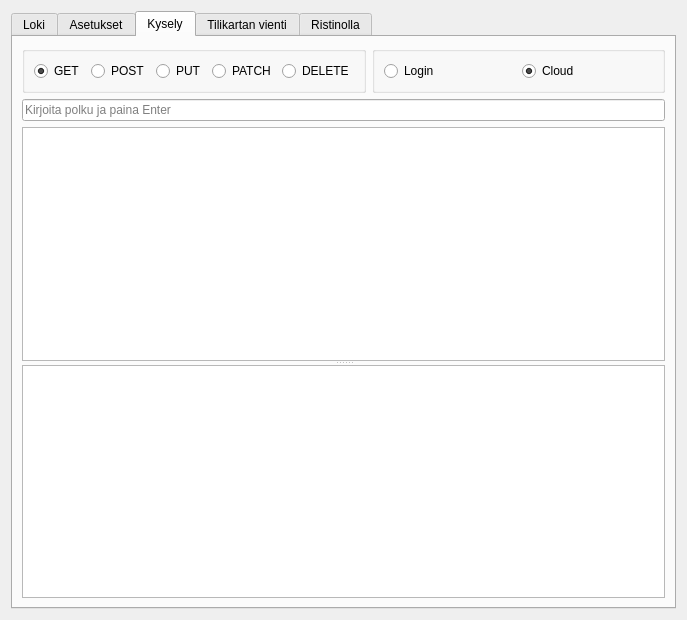
<?xml version="1.0" encoding="UTF-8"?>
<ui version="4.0">
 <class>DevTool</class>
 <widget class="QDialog" name="DevTool">
  <property name="geometry">
   <rect>
    <x>0</x>
    <y>0</y>
    <width>687</width>
    <height>620</height>
   </rect>
  </property>
  <property name="windowTitle">
   <string>Kehittäjän työkalut</string>
  </property>
  <property name="windowIcon">
   <iconset resource="../pic/pic.qrc">
    <normaloff>:/pic/dev.png</normaloff>:/pic/dev.png</iconset>
  </property>
  <layout class="QVBoxLayout" name="verticalLayout">
   <item>
    <widget class="QTabWidget" name="tabWidget">
     <property name="currentIndex">
      <number>2</number>
     </property>
     <widget class="QWidget" name="lokiTab">
      <attribute name="icon">
       <iconset resource="../pic/pic.qrc">
        <normaloff>:/pic/bug.png</normaloff>:/pic/bug.png</iconset>
      </attribute>
      <attribute name="title">
       <string>Loki</string>
      </attribute>
      <layout class="QVBoxLayout" name="verticalLayout_3">
       <item>
        <widget class="QTableView" name="lokiView">
         <property name="editTriggers">
          <set>QAbstractItemView::NoEditTriggers</set>
         </property>
         <property name="selectionMode">
          <enum>QAbstractItemView::SingleSelection</enum>
         </property>
         <property name="selectionBehavior">
          <enum>QAbstractItemView::SelectRows</enum>
         </property>
         <attribute name="horizontalHeaderStretchLastSection">
          <bool>true</bool>
         </attribute>
        </widget>
       </item>
       <item>
        <layout class="QHBoxLayout" name="horizontalLayout">
         <item>
          <spacer name="horizontalSpacer_2">
           <property name="orientation">
            <enum>Qt::Horizontal</enum>
           </property>
           <property name="sizeHint" stdset="0">
            <size>
             <width>40</width>
             <height>20</height>
            </size>
           </property>
          </spacer>
         </item>
         <item>
          <widget class="QPushButton" name="copyButton">
           <property name="text">
            <string>Leikepöydälle</string>
           </property>
           <property name="icon">
            <iconset resource="../pic/pic.qrc">
             <normaloff>:/pic/edit-copy.png</normaloff>:/pic/edit-copy.png</iconset>
           </property>
          </widget>
         </item>
        </layout>
       </item>
      </layout>
     </widget>
     <widget class="QWidget" name="asetusTab">
      <attribute name="icon">
       <iconset resource="../pic/pic.qrc">
        <normaloff>:/pic/valilehdet.png</normaloff>:/pic/valilehdet.png</iconset>
      </attribute>
      <attribute name="title">
       <string>Asetukset</string>
      </attribute>
      <layout class="QHBoxLayout" name="horizontalLayout_3" stretch="1,2">
       <item>
        <widget class="QListWidget" name="avainLista">
         <property name="sortingEnabled">
          <bool>true</bool>
         </property>
        </widget>
       </item>
       <item>
        <layout class="QVBoxLayout" name="verticalLayout_2">
         <item>
          <widget class="QLineEdit" name="avainEdit">
           <property name="placeholderText">
            <string>Avain</string>
           </property>
          </widget>
         </item>
         <item>
          <widget class="QPlainTextEdit" name="arvoEdit">
           <property name="placeholderText">
            <string>Arvo</string>
           </property>
          </widget>
         </item>
         <item>
          <layout class="QHBoxLayout" name="horizontalLayout_2" stretch="0,0,0,0">
           <item>
            <spacer name="horizontalSpacer">
             <property name="orientation">
              <enum>Qt::Horizontal</enum>
             </property>
             <property name="sizeHint" stdset="0">
              <size>
               <width>40</width>
               <height>20</height>
              </size>
             </property>
            </spacer>
           </item>
           <item>
            <widget class="QPushButton" name="peruNappi">
             <property name="text">
              <string>Peru</string>
             </property>
             <property name="icon">
              <iconset resource="../pic/pic.qrc">
               <normaloff>:/pic/sulje.png</normaloff>:/pic/sulje.png</iconset>
             </property>
            </widget>
           </item>
           <item>
            <widget class="QPushButton" name="poistaNappi">
             <property name="text">
              <string>Poista</string>
             </property>
             <property name="icon">
              <iconset resource="../pic/pic.qrc">
               <normaloff>:/pic/peru.png</normaloff>:/pic/peru.png</iconset>
             </property>
            </widget>
           </item>
           <item>
            <widget class="QPushButton" name="tallennaAsetusNappi">
             <property name="text">
              <string>Tallenna</string>
             </property>
             <property name="icon">
              <iconset resource="../pic/pic.qrc">
               <normaloff>:/pic/ok.png</normaloff>:/pic/ok.png</iconset>
             </property>
             <property name="shortcut">
              <string>F10</string>
             </property>
             <property name="default">
              <bool>false</bool>
             </property>
             <property name="flat">
              <bool>false</bool>
             </property>
            </widget>
           </item>
          </layout>
         </item>
        </layout>
       </item>
      </layout>
     </widget>
     <widget class="QWidget" name="kyselyTab">
      <attribute name="icon">
       <iconset resource="../pic/pic.qrc">
        <normaloff>:/pic/vasara.png</normaloff>:/pic/vasara.png</iconset>
      </attribute>
      <attribute name="title">
       <string>Kysely</string>
      </attribute>
      <layout class="QVBoxLayout" name="verticalLayout_4">
       <item>
        <layout class="QHBoxLayout" name="horizontalLayout_8">
         <item>
          <widget class="QGroupBox" name="groupBox">
           <property name="title">
            <string/>
           </property>
           <layout class="QHBoxLayout" name="horizontalLayout_4">
            <item>
             <widget class="QRadioButton" name="getRadio">
              <property name="text">
               <string>GET</string>
              </property>
              <property name="checked">
               <bool>true</bool>
              </property>
             </widget>
            </item>
            <item>
             <widget class="QRadioButton" name="postRadio">
              <property name="text">
               <string>POST</string>
              </property>
             </widget>
            </item>
            <item>
             <widget class="QRadioButton" name="putRadio">
              <property name="text">
               <string>PUT</string>
              </property>
             </widget>
            </item>
            <item>
             <widget class="QRadioButton" name="patchRadio">
              <property name="text">
               <string>PATCH</string>
              </property>
             </widget>
            </item>
            <item>
             <widget class="QRadioButton" name="deleteRadio">
              <property name="text">
               <string>DELETE</string>
              </property>
             </widget>
            </item>
           </layout>
          </widget>
         </item>
         <item>
          <widget class="QGroupBox" name="groupBox_2">
           <property name="title">
            <string/>
           </property>
           <layout class="QHBoxLayout" name="horizontalLayout_7">
            <item>
             <widget class="QRadioButton" name="loginRadio">
              <property name="text">
               <string>Login</string>
              </property>
             </widget>
            </item>
            <item>
             <widget class="QRadioButton" name="cloudRadio">
              <property name="text">
               <string>Cloud</string>
              </property>
              <property name="checked">
               <bool>true</bool>
              </property>
             </widget>
            </item>
           </layout>
          </widget>
         </item>
        </layout>
       </item>
       <item>
        <widget class="QLineEdit" name="kyselyLine">
         <property name="placeholderText">
          <string>Kirjoita polku ja paina Enter</string>
         </property>
        </widget>
       </item>
       <item>
        <widget class="QSplitter" name="splitter">
         <property name="orientation">
          <enum>Qt::Vertical</enum>
         </property>
         <widget class="QPlainTextEdit" name="jsonInput"/>
         <widget class="QTextBrowser" name="kyselyBrowser"/>
        </widget>
       </item>
      </layout>
     </widget>
     <widget class="QWidget" name="vieniTab">
      <attribute name="icon">
       <iconset resource="../pic/pic.qrc">
        <normaloff>:/pic/vie.png</normaloff>:/pic/vie.png</iconset>
      </attribute>
      <attribute name="title">
       <string>Tilikartan vienti</string>
      </attribute>
      <layout class="QVBoxLayout" name="verticalLayout_5">
       <item>
        <layout class="QHBoxLayout" name="horizontalLayout_6">
         <item>
          <widget class="QLabel" name="label">
           <property name="text">
            <string/>
           </property>
           <property name="pixmap">
            <pixmap resource="../pic/pic.qrc">:/pic/salkkupossu.png</pixmap>
           </property>
          </widget>
         </item>
         <item>
          <widget class="QLabel" name="label_2">
           <property name="text">
            <string>Tällä toiminnolla voit viedä tililuettelon ja raportit käytettäväksi uusissa kirjanpidoissa. Kirjaukset eivät siirry tilikartan mukana.</string>
           </property>
           <property name="wordWrap">
            <bool>true</bool>
           </property>
          </widget>
         </item>
        </layout>
       </item>
       <item>
        <layout class="QGridLayout" name="gridLayout_2">
         <item row="0" column="0">
          <widget class="QLabel" name="label_3">
           <property name="text">
            <string>Tilikartan nimi</string>
           </property>
           <property name="buddy">
            <cstring>tilikarttaNimi</cstring>
           </property>
          </widget>
         </item>
         <item row="0" column="1">
          <widget class="QLineEdit" name="tilikarttaNimi"/>
         </item>
         <item row="1" column="0">
          <widget class="QLabel" name="label_4">
           <property name="text">
            <string>Tilikartan tekijä</string>
           </property>
           <property name="buddy">
            <cstring>tilikarttaTekija</cstring>
           </property>
          </widget>
         </item>
         <item row="1" column="1">
          <widget class="QLineEdit" name="tilikarttaTekija"/>
         </item>
        </layout>
       </item>
       <item>
        <spacer name="verticalSpacer">
         <property name="orientation">
          <enum>Qt::Vertical</enum>
         </property>
         <property name="sizeHint" stdset="0">
          <size>
           <width>20</width>
           <height>148</height>
          </size>
         </property>
        </spacer>
       </item>
       <item>
        <layout class="QHBoxLayout" name="horizontalLayout_5">
         <item>
          <spacer name="horizontalSpacer_5">
           <property name="orientation">
            <enum>Qt::Horizontal</enum>
           </property>
           <property name="sizeHint" stdset="0">
            <size>
             <width>40</width>
             <height>20</height>
            </size>
           </property>
          </spacer>
         </item>
         <item>
          <widget class="QPushButton" name="vieNappi">
           <property name="text">
            <string>Vie tilikartta</string>
           </property>
           <property name="icon">
            <iconset resource="../pic/pic.qrc">
             <normaloff>:/pic/vie.png</normaloff>:/pic/vie.png</iconset>
           </property>
          </widget>
         </item>
        </layout>
       </item>
      </layout>
     </widget>
     <widget class="QWidget" name="tab">
      <attribute name="icon">
       <iconset resource="../pic/pic.qrc">
        <normaloff>:/pic/ristinolla.png</normaloff>:/pic/ristinolla.png</iconset>
      </attribute>
      <attribute name="title">
       <string>Ristinolla</string>
      </attribute>
      <layout class="QGridLayout" name="gridLayout">
       <item row="2" column="1">
        <layout class="QGridLayout" name="peliLeiska"/>
       </item>
       <item row="0" column="1">
        <spacer name="verticalSpacer_2">
         <property name="orientation">
          <enum>Qt::Vertical</enum>
         </property>
         <property name="sizeHint" stdset="0">
          <size>
           <width>20</width>
           <height>144</height>
          </size>
         </property>
        </spacer>
       </item>
       <item row="3" column="1">
        <widget class="QPushButton" name="uusipeliNappi">
         <property name="enabled">
          <bool>true</bool>
         </property>
         <property name="text">
          <string>Uudestaan!</string>
         </property>
         <property name="icon">
          <iconset resource="../pic/pic.qrc">
           <normaloff>:/pic/ristinolla.png</normaloff>:/pic/ristinolla.png</iconset>
         </property>
        </widget>
       </item>
       <item row="2" column="0">
        <spacer name="horizontalSpacer_3">
         <property name="orientation">
          <enum>Qt::Horizontal</enum>
         </property>
         <property name="sizeHint" stdset="0">
          <size>
           <width>223</width>
           <height>20</height>
          </size>
         </property>
        </spacer>
       </item>
       <item row="2" column="2">
        <spacer name="horizontalSpacer_4">
         <property name="orientation">
          <enum>Qt::Horizontal</enum>
         </property>
         <property name="sizeHint" stdset="0">
          <size>
           <width>222</width>
           <height>20</height>
          </size>
         </property>
        </spacer>
       </item>
       <item row="4" column="1">
        <spacer name="verticalSpacer_3">
         <property name="orientation">
          <enum>Qt::Vertical</enum>
         </property>
         <property name="sizeHint" stdset="0">
          <size>
           <width>20</width>
           <height>144</height>
          </size>
         </property>
        </spacer>
       </item>
       <item row="1" column="1">
        <widget class="QLabel" name="tulosLabel">
         <property name="font">
          <font>
           <pointsize>16</pointsize>
          </font>
         </property>
         <property name="text">
          <string/>
         </property>
        </widget>
       </item>
      </layout>
     </widget>
    </widget>
   </item>
  </layout>
 </widget>
 <resources>
  <include location="../pic/pic.qrc"/>
 </resources>
 <connections>
  <connection>
   <sender>avainLista</sender>
   <signal>currentTextChanged(QString)</signal>
   <receiver>avainEdit</receiver>
   <slot>setText(QString)</slot>
   <hints>
    <hint type="sourcelabel">
     <x>134</x>
     <y>227</y>
    </hint>
    <hint type="destinationlabel">
     <x>330</x>
     <y>62</y>
    </hint>
   </hints>
  </connection>
  <connection>
   <sender>peruNappi</sender>
   <signal>clicked()</signal>
   <receiver>avainEdit</receiver>
   <slot>clear()</slot>
   <hints>
    <hint type="sourcelabel">
     <x>366</x>
     <y>421</y>
    </hint>
    <hint type="destinationlabel">
     <x>395</x>
     <y>57</y>
    </hint>
   </hints>
  </connection>
 </connections>
</ui>
